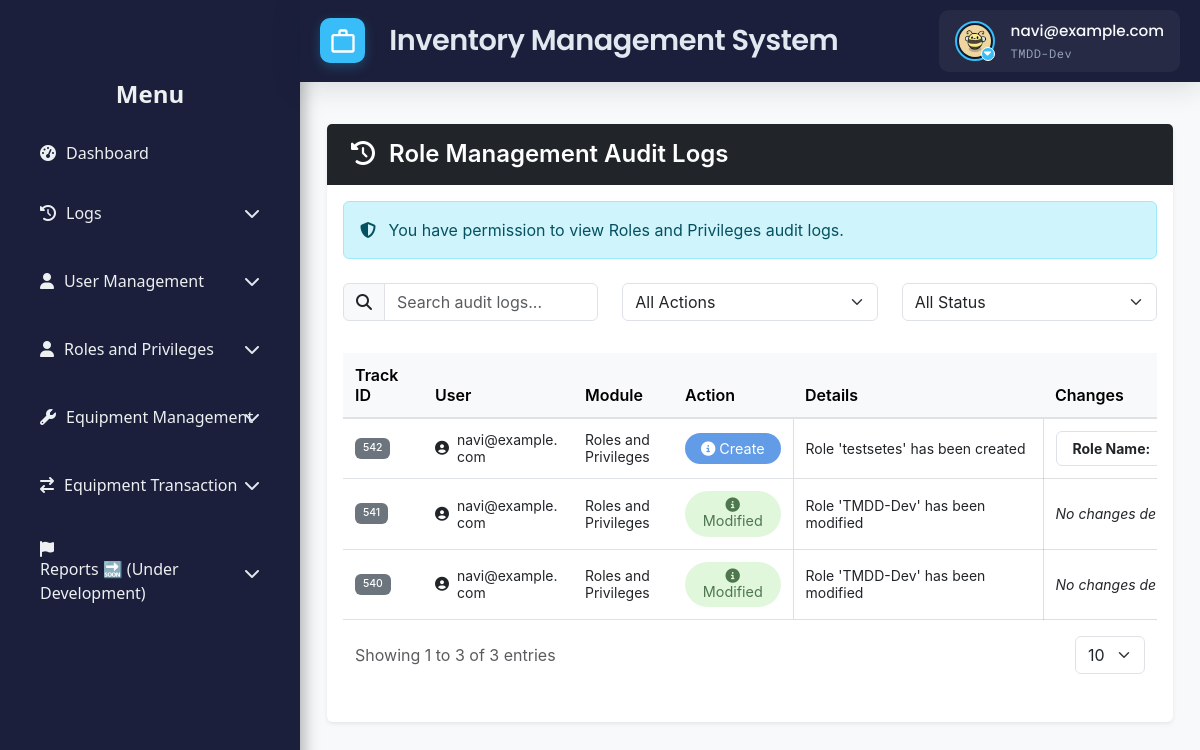
Page /src/view/php/modules/audit_manager/rm_audit_log.php (signed in) on the committed database.
### tables this page shows
CREATE TABLE IF NOT EXISTS `users` (
  `id` int NOT NULL AUTO_INCREMENT,
  `username` varchar(50) NOT NULL,
  `email` varchar(100) NOT NULL,
  `password` varchar(255) NOT NULL,
  `first_name` varchar(100) DEFAULT NULL,
  `last_name` varchar(100) DEFAULT NULL,
  `date_created` timestamp NULL DEFAULT CURRENT_TIMESTAMP,
  `status` enum('Offline','Online') NOT NULL,
  `is_disabled` tinyint(1) NOT NULL DEFAULT '0',
  `profile_pic_path` varchar(2048) DEFAULT NULL,
  PRIMARY KEY (`id`),
  UNIQUE KEY `username` (`username`),
  UNIQUE KEY `email` (`email`)
);

CREATE TABLE IF NOT EXISTS `audit_log` (
  `TrackID` int NOT NULL AUTO_INCREMENT,
  `UserID` int NOT NULL,
  `EntityID` int DEFAULT NULL,
  `Action` varchar(255) NOT NULL,
  `Details` text,
  `OldVal` text,
  `NewVal` text,
  `Module` varchar(255) NOT NULL,
  `Status` varchar(50) DEFAULT NULL,
  `Date_Time` datetime NOT NULL,
  PRIMARY KEY (`TrackID`)
);

### src/view/php/modules/audit_manager/rm_audit_log.php (the view, shortened to what this page needs)
<?php
require '../../../../../config/ims-tmdd.php';
include '../../general/header.php';
$query = "SELECT audit_log.*, users.Email AS email
          FROM audit_log
          LEFT JOIN users ON audit_log.UserID = users.id
          WHERE audit_log.Module = 'Roles and Privileges'
          ORDER BY audit_log.TrackID DESC";
$stmt = $pdo->prepare($query);
$stmt->execute();
$auditLogs = $stmt->fetchAll(PDO::FETCH_ASSOC);
function formatNewValue($jsonStr)
{
    $data = json_decode($jsonStr, true);
    $html = '<ul class="list-group">';
    if (isset($data['role_name'])) {
        $html .= '<li class="list-group-item d-flex justify-content-between align-items-center">
                    <strong>Role Name:</strong>
                    <span>' . htmlspecialchars($data['role_name']) . '</span>
                 </li>';
    }
    $html .= '</ul>';
    return $html;
}
function formatAuditDiff($oldJson, $newJson, $status = null)
{
    $oldData = json_decode($oldJson, true);
    $newData = json_decode($newJson, true);
    $descriptions = [];
    if (empty($descriptions)) {
        return '<em>No changes detected.</em>';
    }
    $html = '<ul class="list-unstyled mb-0">';
    $html .= "</ul>";
    return $html;
}
function getActionIcon($action)
{
    $action = strtolower($action);
    $icons = [
        'modified' => '<i class="fas fa-edit"></i>',
        'create'   => '<i class="fas fa-plus-circle"></i>',
        'remove'   => '<i class="fas fa-trash-alt"></i>',
        'delete'   => '<i class="fas fa-trash"></i>',
        'restored' => '<i class="fas fa-undo"></i>'
    ];
    return $icons[$action] ?? '<i class="fas fa-info-circle"></i>';
}
function processStatusMessage($defaultMessage, $log, $changeCallback)
{
    $isFailed = (strtolower($log['Status'] ?? '') === 'failed');
    return [$defaultMessage, $changeCallback()];
}
function formatDetailsAndChanges($log)
{
    $action = strtolower($log['Action'] ?? '');
    $oldData = ($log['OldVal'] !== null) ? json_decode($log['OldVal'], true) : [];
    $newData = ($log['NewVal'] !== null) ? json_decode($log['NewVal'], true) : [];
    $roleName = '';
    if (isset($newData['role_name'])) {
        $roleName = $newData['role_name'];
    } elseif (isset($oldData['role_name'])) {
        $roleName = $oldData['role_name'];
    }
    $details = '';
    $changes = '';
    switch ($action) {
        case 'create':
            $defaultMessage = htmlspecialchars("Role '$roleName' has been created");
            list($details, $changes) = processStatusMessage($defaultMessage, $log, function () use ($log) {
                return formatNewValue($log['NewVal']);
            });
            break;
        case 'modified':
            $defaultMessage = htmlspecialchars("Role '$roleName' has been modified");
            list($details, $changes) = processStatusMessage($defaultMessage, $log, function () use ($log) {
                return formatAuditDiff($log['OldVal'], $log['NewVal'], $log['Status']);
            });
            break;
    }
    return [$details, $changes];
}
function getNormalizedAction($log)
{
    $action = strtolower($log['Action'] ?? '');
    $actionMap = [
        'create' => 'create',
        'modified' => 'modified',
        'remove' => 'remove',
        'restore' => 'restored',
        'restored' => 'restored',
        'delete' => 'delete'
    ];
    return $actionMap[$action] ?? $action;
}
?>
<!DOCTYPE html>
<html lang="en">
<head>
    <link rel="preload" href="<?php echo BASE_URL; ?>src/view/styles/css/audit_log.css" as="style"
          onload="this.onload=null;this.rel='stylesheet'">
</head>
<body>
<?php include '../../general/sidebar.php'; ?>
<div class="main-content">
    <div class="container-fluid">
        <div class="card">
            <div class="card-header d-flex justify-content-between align-items-center bg-dark">
                <h3 class="text-white">
                    <i class="fas fa-history me-2"></i>
                    Role Management Audit Logs
                </h3>
            </div>
            <div class="card-body">
                <div class="alert alert-info mb-4">
                    <i class="fas fa-shield-alt me-2"></i>
                    You have permission to view Roles and Privileges audit logs.
                </div>
                <div class="row mb-4">
                    <div class="col-md-4 mb-2">
                        <div class="input-group">
                            <span class="input-group-text"><i class="fas fa-search"></i></span>
                            <input type="text" id="searchInput" class="form-control" placeholder="Search audit logs...">
                        </div>
                    </div>
                    <div class="col-md-4 mb-2">
                        <select id="filterAction" class="form-select">
                            <option value="">All Actions</option>
                        </select>
                    </div>
                    <div class="col-md-4 mb-2">
                        <select id="filterStatus" class="form-select">
                            <option value="">All Status</option>
                        </select>
                    </div>
                </div>
                <div class="table-responsive" id="table">
                    <table class="table table-hover">
                        <colgroup>
                            <col class="track">
                            <col class="user">
                            <col class="module">
                            <col class="action">
                            <col class="details">
                            <col class="changes">
                            <col class="status">
                            <col class="date">
                        </colgroup>
                        <thead class="table-light">
                        <tr>
                            <th>Track ID</th>
                            <th>User</th>
                            <th>Module</th>
                            <th>Action</th>
                            <th>Details</th>
                            <th>Changes</th>
                        </tr>
                        </thead>
                        <tbody id="auditTable">
                        <?php if (!empty($auditLogs)): ?>
                            <?php foreach ($auditLogs as $log):
                                $normalizedAction = getNormalizedAction($log);
                                list($detailsHTML, $changesHTML) = formatDetailsAndChanges($log);
                                ?>
                                <tr>
                                    <td data-label="Track ID">
                                        <span class="badge bg-secondary">
                                            <?php echo htmlspecialchars($log['TrackID']); ?>
                                        </span>
                                    </td>
                                    <td data-label="User">
                                        <div class="d-flex align-items-center">
                                            <i class="fas fa-user-circle me-2"></i>
                                            <?php echo htmlspecialchars($log['email'] ?? 'N/A'); ?>
                                        </div>
                                    </td>
                                    <td data-label="Module">
                                        <?php echo !empty($log['Module']) ? htmlspecialchars(trim($log['Module'])) : '<em class="text-muted">N/A</em>'; ?>
                                    </td>
                                    <td data-label="Action">
                                        <?php
                                        $actionText = ucfirst($normalizedAction);
                                        echo "<span class='action-badge action-" . strtolower($actionText) . "'>";
                                        echo getActionIcon($actionText) . ' ' . htmlspecialchars($actionText);
                                        echo "</span>";
                                        ?>
                                    </td>
                                    <td data-label="Details" class="data-container">
                                        <?php echo $detailsHTML; ?>
                                    </td>
                                    <td data-label="Changes" class="data-container">
                                        <?php echo $changesHTML; ?>
                                    </td>
                                </tr>
                            <?php endforeach; ?>
                        <?php endif; ?>
                        </tbody>
                    </table>
                    <div class="container-fluid">
                        <div class="row align-items-center g-3">
                            <div class="col-12 col-sm-auto">
                                <div class="text-muted">
                                    Showing <span id="currentPage">1</span> to <span id="rowsPerPage">20</span> of <span id="totalRows">100</span> entries
                                </div>
                            </div>
                            <div class="col-12 col-sm-auto ms-sm-auto">
                                <div class="d-flex align-items-center gap-2">
                                    <select id="rowsPerPageSelect" class="form-select" style="width: auto;">
                                        <option value="10" selected>10</option>
                                    </select>
                                </div>
                            </div>
                        </div>
                        <div class="row mt-3">
                            <div class="col-12">
                            </div>
                        </div>
                    </div>
                </div>
            </div>
        </div>
    </div>
</div>
</body>
</html>

### src/view/php/general/header.php (shortened to what this page needs)
<?php
$user_id = $_SESSION['user_id'] ?? null;
if ($user_id !== null) {
    $stmt = $pdo->prepare("SELECT profile_pic_path FROM users WHERE id = ?");
    $stmt->execute([$user_id]);
    $user = $stmt->fetch(PDO::FETCH_ASSOC);
} else {
    die("User not logged in.");
}
$role = isset($_SESSION["role"]) ? $_SESSION["role"] : "";
$email = $_SESSION['email'];
?>
<!DOCTYPE html>
<html lang="en">
<head>
    <link href="https://cdn.jsdelivr.net/npm/bootstrap@5.2.3/dist/css/bootstrap.min.css" rel="stylesheet">
    <link href="https://cdn.jsdelivr.net/npm/bootstrap-icons@1.10.3/font/bootstrap-icons.css" rel="stylesheet">
    <link rel="stylesheet"
          href="https://cdn.jsdelivr.net/npm/bootstrap@5.3.0/dist/css/bootstrap.min.css">
    <link rel="stylesheet"
          href="https://cdnjs.cloudflare.com/ajax/libs/font-awesome/6.4.0/css/all.min.css">
    <link rel="stylesheet" href="<?php echo BASE_URL; ?>src/view/styles/css/toast.css">
    <link rel="stylesheet" href="<?php echo BASE_URL; ?>src/view/styles/css/header_footer.css">
</head>
<body>
<header class="header">
      <div class="logo-container">
        <div class="logo-icon">
            <svg viewBox="0 0 24 24">
                <path d="M20 6h-4V4c0-1.1-.9-2-2-2h-4c-1.1 0-2 .9-2 2v2H4c-1.1 0-2 .9-2 2v12c0 1.1.9 2 2 2h16c1.1 0 2-.9 2-2V8c0-1.1-.9-2-2-2zM10 4h4v2h-4V4zm10 16H4V8h16v12z"/>
            </svg>
        </div>
        <div>
            <div class="logo-text">Inventory Management System</div>
        </div>
    </div>
    <div class="header-widgets">
        <div class="user-profile" onclick="toggleDropdown()">
            <div class="profile-picture-container">
                <img
                    src="<?php echo !empty($user['profile_pic_path'])
                        ? '../../../../../public/' . htmlspecialchars($user['profile_pic_path'])
                        : '../../../../../public/assets/img/default_profile.jpg'; ?>"
                    alt=s"User Profile"
                    class="profile-picture"
                >
                <span class="dropdown-indicator"><i class="fas fa-caret-down"></i></span>
            </div>
            <div class="user-info">
                <div class="user-name"><?php echo $email; ?></div>
                <div class="user-role"><?php echo $role; ?> </div>
            </div>
        </div>
    </div>
</header>
</body>
</html>

### rows in the picture
users: profile_pic_path (picture)
audit_log: TrackID "542", UserID.email "navi@example.com", Module "Roles and Privileges", Action "Create", detailsHTML "Role 'testsetes' has been created"
audit_log: TrackID "541", UserID.email "navi@example.com", Module "Roles and Privileges", Action "Modified", detailsHTML "Role 'TMDD-Dev' has been modified", shows "No changes…"
audit_log: TrackID "540", UserID.email "navi@example.com", Module "Roles and Privileges", Action "Modified", detailsHTML "Role 'TMDD-Dev' has been modified", shows "No changes…"

### other values in the picture
$email "navi@example.com"
$role "TMDD-Dev"
